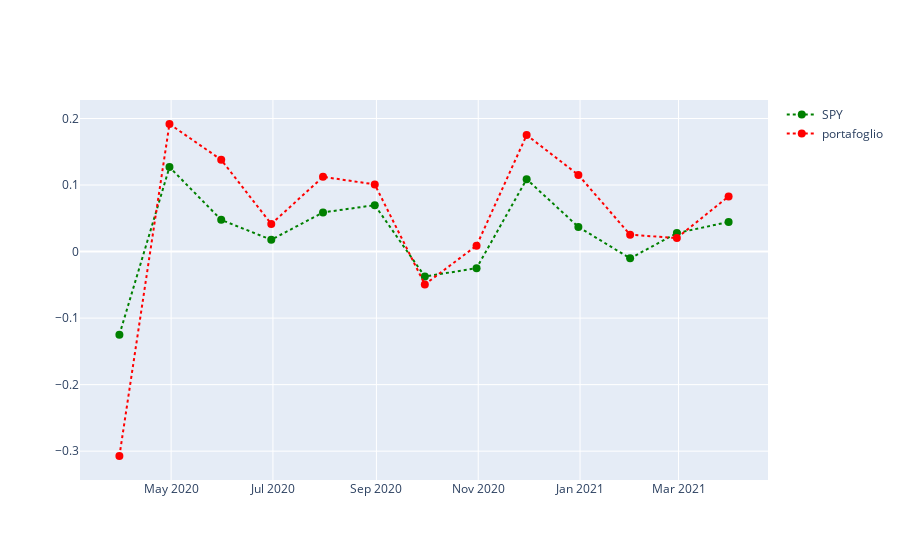

The notebook cell this image was saved under:
### Code cell
from plotly import graph_objs as go
from plotly.subplots import make_subplots


fig = make_subplots(rows=1, cols=2, column_widths=[1,1], print_grid=True, horizontal_spacing=1)
fig.add_trace(go.Scatter(
                x=df.index,y=spy,
                name='SPY',
#                 mode='markers+lines+text',
                text=meta,
                textfont=dict(size=13,color='green'),
                textposition="top right",
                marker_size=8,
                showlegend=True,
                line = go.scatter.Line(color="green", dash='dot')),
                row=1, col=1)
fig.add_trace(go.Scatter(
                x=df.index,y=portafoglio,
                name='portafoglio',
#                 mode='markers+lines+text',
                text=meta,
                textfont=dict(size=13,color='red'),
                textposition="top right",
                marker_size=8,
                showlegend=True,
                line = go.scatter.Line(color="red", dash='dot')),
                row=1, col=1)
fig.show()

### Figure 1 — Plotly figure (JSON) as saved in the notebook; plotly's stock layout.template omitted (floating-point values rounded to 4 significant figures)
{"data": [{"line": {"color": "green", "dash": "dot"}, "marker": {"size": 8}, "name": "SPY", "showlegend": true, "text": ["660756.5", "658980.9", "527478.1", "800019", "603574.5", "584198.7", "590098", "571476.2", "616965.7", "676205.1", "617237.94", "613634.7"], "textfont": {"color": "green", "size": 13}, "textposition": "top right", "type": "scatter", "x": ["2020-03-31T00:00:00", "2020-04-30T00:00:00", "2020-05-31T00:00:00", "2020-06-30T00:00:00", "2020-07-31T00:00:00", "2020-08-31T00:00:00", "2020-09-30T00:00:00", "2020-10-31T00:00:00", "2020-11-30T00:00:00", "2020-12-31T00:00:00", "2021-01-31T00:00:00", "2021-02-28T00:00:00", "2021-03-31T00:00:00"], "xaxis": "x", "y": [-0.1249, 0.127, 0.04765, 0.01773, 0.05889, 0.0698, -0.03744, -0.02493, 0.1088, 0.03705, -0.01019, 0.02781, 0.04448], "yaxis": "y"}, {"line": {"color": "red", "dash": "dot"}, "marker": {"size": 8}, "name": "portafoglio", "showlegend": true, "text": ["660756.5", "658980.9", "527478.1", "800019", "603574.5", "584198.7", "590098", "571476.2", "616965.7", "676205.1", "617237.94", "613634.7"], "textfont": {"color": "red", "size": 13}, "textposition": "top right", "type": "scatter", "x": ["2020-03-31T00:00:00", "2020-04-30T00:00:00", "2020-05-31T00:00:00", "2020-06-30T00:00:00", "2020-07-31T00:00:00", "2020-08-31T00:00:00", "2020-09-30T00:00:00", "2020-10-31T00:00:00", "2020-11-30T00:00:00", "2020-12-31T00:00:00", "2021-01-31T00:00:00", "2021-02-28T00:00:00", "2021-03-31T00:00:00"], "xaxis": "x", "y": [-0.3073, 0.1917, 0.138, 0.04139, 0.1123, 0.101, -0.04937, 0.008908, 0.1752, 0.1152, 0.02528, 0.02036, 0.08294], "yaxis": "y"}], "layout": {"xaxis": {"anchor": "y", "domain": [0, 0]}, "xaxis2": {"anchor": "y2", "domain": [1, 1]}, "yaxis": {"anchor": "x", "domain": [0, 1]}, "yaxis2": {"anchor": "x2", "domain": [0, 1]}}}
